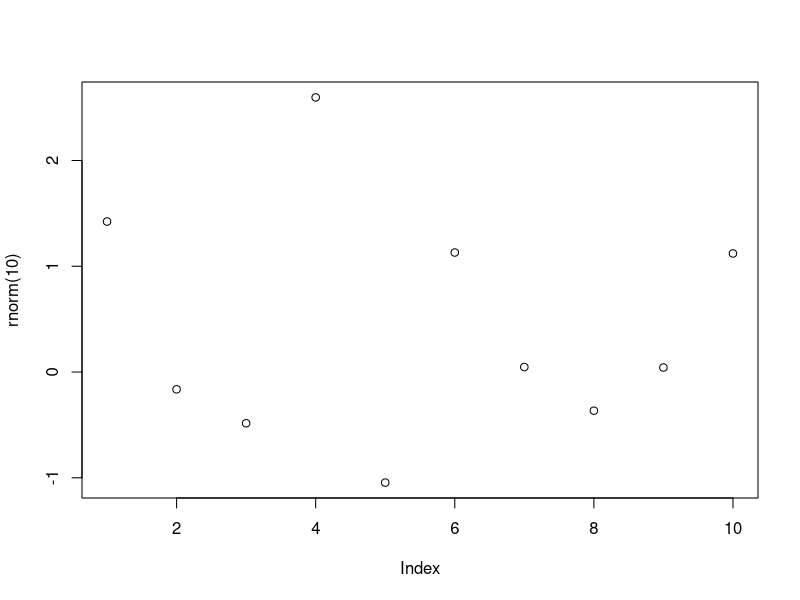

Write the R code that produced this figure. (Note: this script raises an error after producing the figure.)
####################################################################################################
# Funções

# Obs: Caso tenha problemas com a acentuação, consulte este link:
# https://support.rstudio.com/hc/en-us/articles/200532197-Character-Encoding

# Configurando o diretório de trabalho
# Não use diretórios com espaço no nome
setwd("C:/GitHubProjects/r_language/Projects-in-R/02-linguagem-r")
getwd()

####################################################################################################
# Help
?sample
args(sample)
args(mean)
args(sd)

# Funções Built-in
abs(-43)
sum(c(1:5))
mean(c(1:5))
round(c(1.1:5.8))
rev(c(1:5))
seq(1:5)
sort(rev(c(1:5)))
append(c(1:5), 6)

vec1 <- c(1.5, 2.5, 8.4, 3.7, 6.3)
vec2 <- rev(vec1)
vec2

####################################################################################################
# Funções dentro de funções
plot(rnorm(10))
mean(c(abs(vec1), abs(vec2)))

# Criando funções
myfunc <- function(x) { x + x}
myfunc(10)
class(myfunc)

myfunc2 <- function(a, b) {
  valor = a ^ b
  print(valor)
}
myfunc2(3,2)

jogando_dados <- function() {
  num <- sample(1:6, size = 1) # Local
  num
}
jogando_dados()

####################################################################################################
# Escopo
print(num)
num <- c(1:6)
num # Global

# Funções sem número definido de argumentos
vec1 <- (10:13)
vec2 <- c("a","b","c","d")
vec3 <- c(6.5,9.2,11.9,5.1)

myfunc3 <- function(...) {
  df = data.frame(cbind(...))
  print(df)
}

myfunc3(vec1)
myfunc3(vec2,vec3)
myfunc3(vec1,vec2,vec3)

####################################################################################################
# Funções Built-in - Não tente recriar a roda
# Comparação de eficiência entre função vetorizada e função "vetorizada no R"

x <- 1:10000000
# Função que calcula a raiz quadrada de cada elemento de um vetor de números
meu_sqrt <- function(numeros) {
  resp <- numeric(length(numeros))
  for (i in seq_along(numeros)) {
    resp[i] <- sqrt(numeros[i])
  }
  return(resp)
}

system.time(x2a <- meu_sqrt(x))

system.time(x2b <- sqrt(x))

# Sua máquina pode apresentar resultado diferente por conta da precisão de cálculo do processador.
identical(x2a, x2b)

####################################################################################################